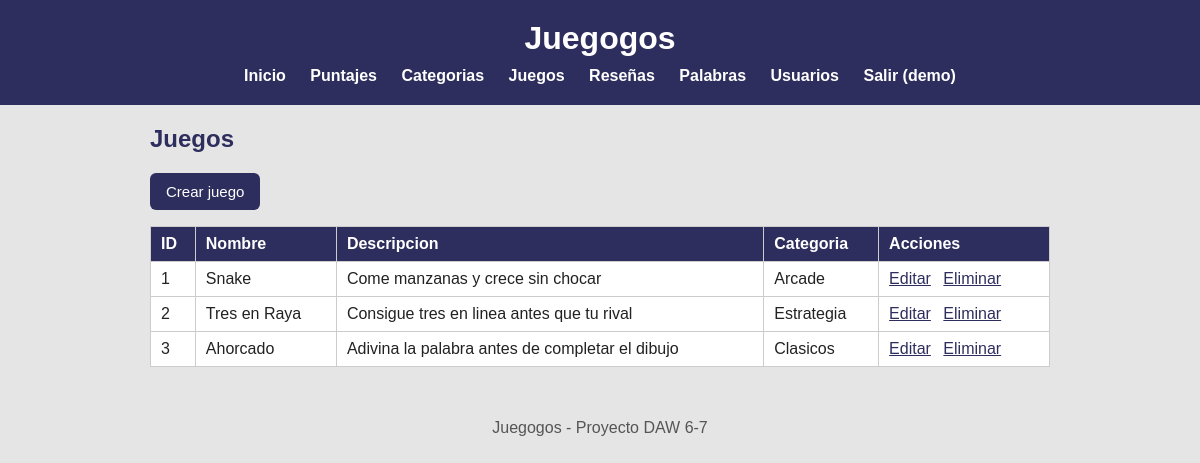
/index.php?url=juegos/listar (signed in), run on the app's committed database.
### tables this page shows
CREATE TABLE juegos (
  id           INT AUTO_INCREMENT PRIMARY KEY,
  nombre       VARCHAR(80)  NOT NULL,
  descripcion  VARCHAR(255),
  categoria_id INT,
  FOREIGN KEY (categoria_id) REFERENCES categorias(id) ON DELETE SET NULL
);

CREATE TABLE categorias (
  id          INT AUTO_INCREMENT PRIMARY KEY,
  nombre      VARCHAR(50)  NOT NULL,
  descripcion VARCHAR(255)
);

### app/controllers/JuegoController.php (called while the page is built, shortened)
<?php
require_once __DIR__ . "/../models/Juego.php";
class JuegoController
{
    public function listar()
    {
        $juegos = Juego::obtenerTodos();
        require __DIR__ . "/../views/juegos/listar.php";
    }
}

### app/models/Juego.php (called while the page is built, shortened)
<?php
class Juego
{
    public static function obtenerTodos()
    {
        $conn = Conexion::conectar();
        $sql = "SELECT j.id, j.nombre, j.descripcion,
                       c.nombre AS nombre_categoria
                FROM juegos j
                LEFT JOIN categorias c ON c.id = j.categoria_id
                ORDER BY j.id";
        $res = $conn->query($sql);
        $juegos = [];
        while ($fila = $res->fetch_assoc()) {
            $juegos[] = $fila;
        }
        return $juegos;
    }
}

### app/views/juegos/listar.php (the view)
<?php $titulo = "Juegos"; require __DIR__ . "/../partials/header.php"; ?>
<h2>Juegos</h2>
<p><a class="boton" href="index.php?url=juegos/crearForm">Crear juego</a></p>
<table>
    <tr>
        <th>ID</th>
        <th>Nombre</th>
        <th>Descripcion</th>
        <th>Categoria</th>
        <th>Acciones</th>
    </tr>
    <?php foreach ($juegos as $j): ?>
        <tr>
            <td><?= htmlspecialchars($j["id"]) ?></td>
            <td><?= htmlspecialchars($j["nombre"]) ?></td>
            <td><?= htmlspecialchars($j["descripcion"]) ?></td>
            <td><?= htmlspecialchars($j["nombre_categoria"] ?? "Sin categoria") ?></td>
            <td>
                <a href="index.php?url=juegos/editarForm&id=<?= $j["id"] ?>">Editar</a>
                <a href="index.php?url=juegos/eliminar&id=<?= $j["id"] ?>"
                   onclick="return confirm('Eliminar juego?')">Eliminar</a>
            </td>
        </tr>
    <?php endforeach; ?>
</table>
<?php require __DIR__ . "/../partials/footer.php"; ?>

### public/index.php (shortened to what this page needs)
<?php
require_once __DIR__ . "/../app/controllers/JuegoController.php";
$url = $_GET["url"] ?? "home/index";
switch ($url) {
    case "juegos/listar":     (new JuegoController())->listar();     break;
}

### app/views/partials/header.php (shortened to what this page needs)
<?php
$hayLogin = isset($_SESSION["id_usuario"]);
?>
<!DOCTYPE html>
<html lang="es">
<head>
    <link rel="stylesheet" href="css/estilos.css">
</head>
<body>
    <header>
        <h1>Juegogos</h1>
        <nav>
            <a href="index.php?url=home/index">Inicio</a>
            <?php if ($hayLogin): ?>
                <a href="index.php?url=puntajes/listar">Puntajes</a>
                <a href="index.php?url=categorias/listar">Categorias</a>
                <a href="index.php?url=juegos/listar">Juegos</a>
                <a href="index.php?url=resenas/listar">Reseñas</a>
                <a href="index.php?url=palabras/listar">Palabras</a>
                <a href="index.php?url=usuarios/listar">Usuarios</a>
                <a href="index.php?url=auth/logout">Salir (<?= htmlspecialchars($_SESSION["usuario"]) ?>)</a>
            <?php else: ?>
                <a href="index.php?url=auth/login">Ingresar</a>
            <?php endif; ?>
        </nav>
    </header>
    <main>

### app/views/partials/footer.php
    </main>
    <footer>
        <p>Juegogos - Proyecto DAW 6-7</p>
    </footer>
</body>
</html>

### public/css/estilos.css (style rules this page uses)
body { font-family: Arial, Helvetica, sans-serif; margin: 0; padding: 0; background-color: rgb(230, 229, 229); color: #222; }
header { background-color: rgb(46, 46, 94); color: white; padding: 20px; text-align: center; }
header h1 { margin: 0; }
nav { margin-top: 10px; }
nav a { color: white; text-decoration: none; margin: 0 10px; font-weight: bold; }
main { max-width: 900px; margin: 20px auto; padding: 0 20px; }
h2 { color: rgb(46, 46, 94); }
.boton, button { display: inline-block; background-color: rgb(46, 46, 94); color: white; border: none; padding: 10px 16px; border-radius: 6px; text-decoration: none; cursor: pointer; font-size: 15px; }
table { border-collapse: collapse; width: 100%; background: white; margin-top: 12px; }
th, td { border: 1px solid #ccc; padding: 8px 10px; text-align: left; }
th { background: rgb(46, 46, 94); color: white; }
td a { color: rgb(46, 46, 94); margin-right: 8px; }
footer { text-align: center; padding: 16px; color: #555; }

### data on the page
juegos: id "1", nombre "Snake", descripcion "Come manzanas y crece sin chocar", categoria.nombre "Arcade"
juegos: id "2", nombre "Tres en Raya", descripcion "Consigue tres en linea antes que tu rival", categoria.nombre "Estrategia"
juegos: id "3", nombre "Ahorcado", descripcion "Adivina la palabra antes de completar el dibujo", categoria.nombre "Clasicos"

### other printed values
$_SESSION["usuario"] "demo"
